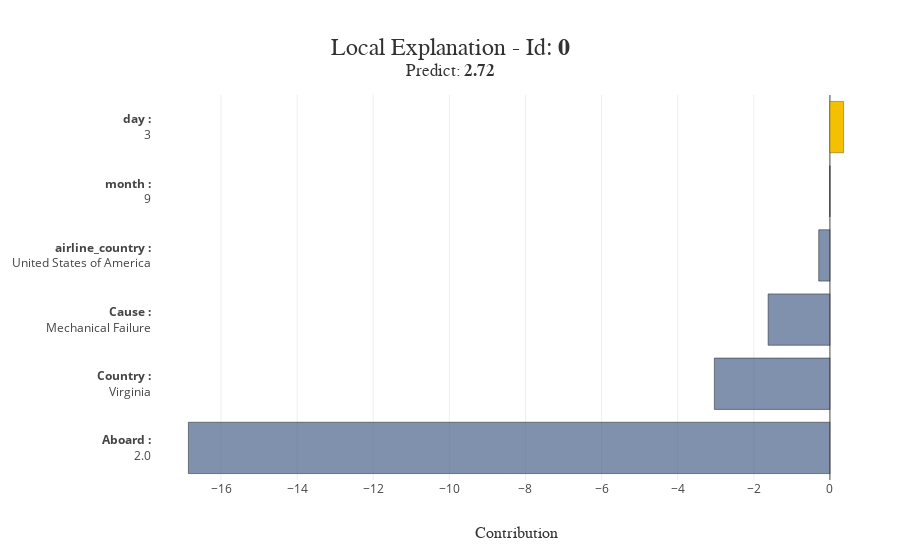

The notebook cell saved with this chart:
### Code cell
xpl.plot.local_plot(index=0)

### Figure 1 — Plotly figure (JSON) as saved in the notebook; plotly's stock layout.template omitted (floating-point values rounded to 4 significant figures)
{"data": [{"customdata": ["<b>Aboard :</b><br />2.0"], "hovertemplate": "%{customdata}<br />Contribution: %{x:.4f}<extra></extra>", "marker": {"color": "rgba(74, 99, 138, 0.7)", "line": {"color": "rgba(27, 28, 28, 1.0)", "width": 0.5}}, "orientation": "h", "showlegend": false, "type": "bar", "x": [-16.86], "y": ["<b>Aboard :</b><br />2.0"]}, {"customdata": ["<b>Country :</b><br />Virginia"], "hovertemplate": "%{customdata}<br />Contribution: %{x:.4f}<extra></extra>", "marker": {"color": "rgba(74, 99, 138, 0.7)", "line": {"color": "rgba(27, 28, 28, 1.0)", "width": 0.5}}, "orientation": "h", "showlegend": false, "type": "bar", "x": [-3.037], "y": ["<b>Country :</b><br />Virginia"]}, {"customdata": ["<b>Cause :</b><br />Mechanical Failure"], "hovertemplate": "%{customdata}<br />Contribution: %{x:.4f}<extra></extra>", "marker": {"color": "rgba(74, 99, 138, 0.7)", "line": {"color": "rgba(27, 28, 28, 1.0)", "width": 0.5}}, "orientation": "h", "showlegend": false, "type": "bar", "x": [-1.624], "y": ["<b>Cause :</b><br />Mechanical Failure"]}, {"customdata": ["<b>airline_country :</b><br />United States of America"], "hovertemplate": "%{customdata}<br />Contribution: %{x:.4f}<extra></extra>", "marker": {"color": "rgba(74, 99, 138, 0.7)", "line": {"color": "rgba(27, 28, 28, 1.0)", "width": 0.5}}, "orientation": "h", "showlegend": false, "type": "bar", "x": [-0.2936], "y": ["<b>airline_country :</b><br />United States of America"]}, {"customdata": ["<b>month :</b><br />9"], "hovertemplate": "%{customdata}<br />Contribution: %{x:.4f}<extra></extra>", "marker": {"color": "rgba(74, 99, 138, 0.7)", "line": {"color": "rgba(27, 28, 28, 1.0)", "width": 0.5}}, "orientation": "h", "showlegend": false, "type": "bar", "x": [-0.002404], "y": ["<b>month :</b><br />9"]}, {"customdata": ["<b>day :</b><br />3"], "hovertemplate": "%{customdata}<br />Contribution: %{x:.4f}<extra></extra>", "marker": {"color": "rgba(244, 192, 0, 1.0)", "line": {"color": "rgba(52, 55, 54, 0.8)", "width": 0.5}}, "orientation": "h", "showlegend": false, "type": "bar", "x": [0.3598], "y": ["<b>day :</b><br />3"]}], "layout": {"barmode": "group", "height": 550, "hovermode": "closest", "margin": {"b": 70, "l": 150, "r": 20, "t": 95}, "title": {"font": {"color": "rgb(50, 50, 50)", "family": "Arial", "size": 24}, "text": "Local Explanation - Id: <b>0</b><br><sup>Predict: <b>2.72</b></sup>", "x": 0.5, "xanchor": "center", "y": 0.9, "yanchor": "middle"}, "width": 900, "xaxis": {"title": {"font": {"color": "rgb(50, 50, 50)", "family": "Arial Black", "size": 16}, "text": "Contribution"}}, "yaxis": {"automargin": true, "dtick": 1, "title": {"font": {"color": "rgb(50, 50, 50)", "family": "Arial Black", "size": 16}}, "type": "category"}}}
